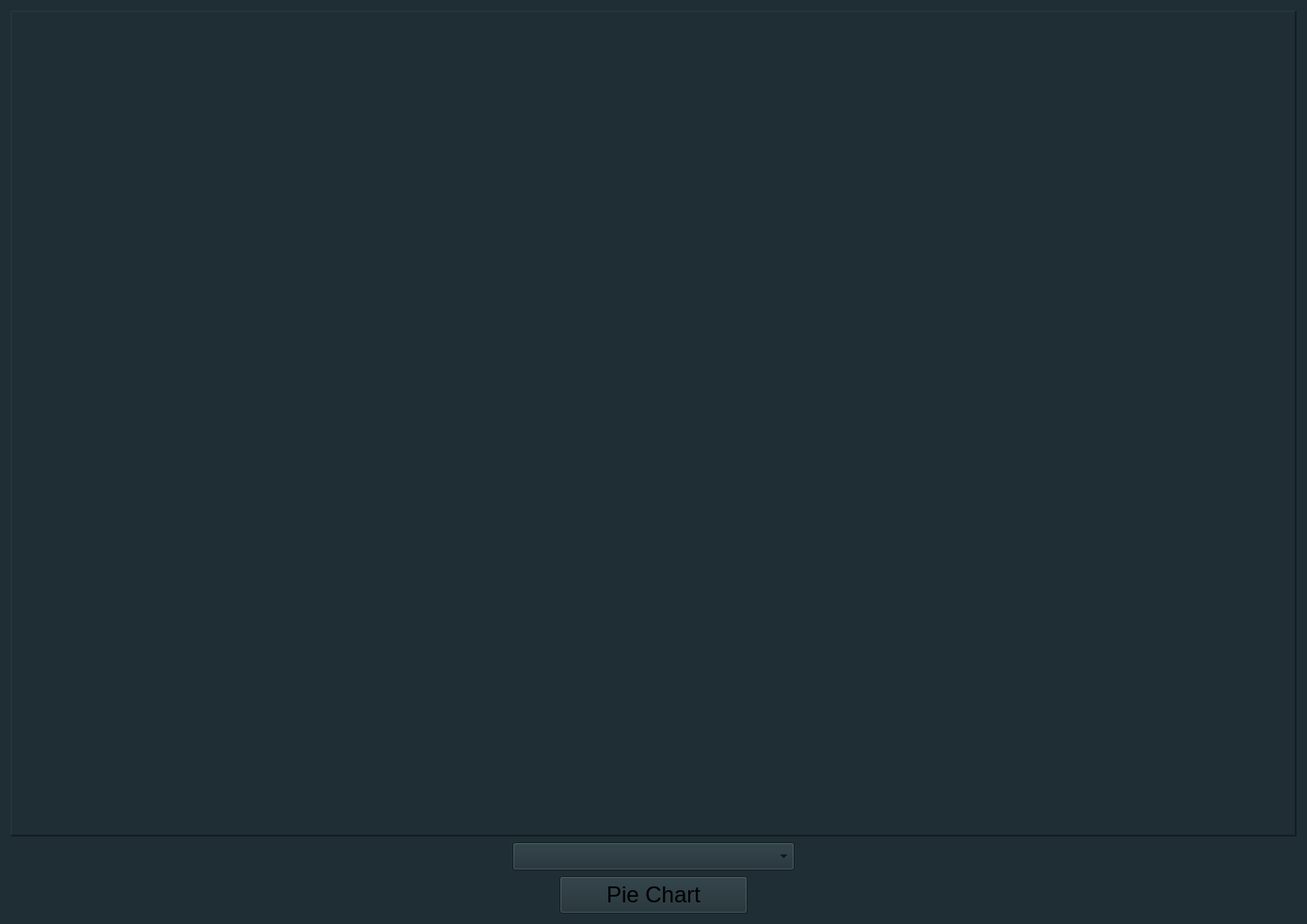
<?xml version="1.0" encoding="UTF-8"?>
<ui version="4.0">
 <class>PhaseHoursWindow</class>
 <widget class="QWidget" name="PhaseHoursWindow">
  <property name="geometry">
   <rect>
    <x>0</x>
    <y>0</y>
    <width>1390</width>
    <height>983</height>
   </rect>
  </property>
  <property name="windowTitle">
   <string>Form</string>
  </property>
  <property name="styleSheet">
   <string notr="true">QWidget{
	background-color: #1E2E34;
}</string>
  </property>
  <layout class="QVBoxLayout" name="verticalLayout">
   <item>
    <widget class="QFrame" name="phaseHoursFrame">
     <property name="sizePolicy">
      <sizepolicy hsizetype="Expanding" vsizetype="Expanding">
       <horstretch>0</horstretch>
       <verstretch>0</verstretch>
      </sizepolicy>
     </property>
     <property name="frameShape">
      <enum>QFrame::Shape::Panel</enum>
     </property>
     <property name="frameShadow">
      <enum>QFrame::Shadow::Raised</enum>
     </property>
     <property name="lineWidth">
      <number>2</number>
     </property>
     <property name="midLineWidth">
      <number>1</number>
     </property>
     <layout class="QGridLayout" name="gridLayout">
      <item row="0" column="0">
       <widget class="AnalyticsChartDesigner" name="PhaseHoursWidget" native="true"/>
      </item>
     </layout>
    </widget>
   </item>
   <item alignment="Qt::AlignmentFlag::AlignHCenter">
    <widget class="QComboBox" name="phaseHoursComboBox">
     <property name="sizePolicy">
      <sizepolicy hsizetype="Fixed" vsizetype="Fixed">
       <horstretch>200</horstretch>
       <verstretch>200</verstretch>
      </sizepolicy>
     </property>
     <property name="minimumSize">
      <size>
       <width>300</width>
       <height>30</height>
      </size>
     </property>
    </widget>
   </item>
   <item alignment="Qt::AlignmentFlag::AlignHCenter|Qt::AlignmentFlag::AlignBottom">
    <widget class="QPushButton" name="barsPieBtn">
     <property name="sizePolicy">
      <sizepolicy hsizetype="Minimum" vsizetype="Fixed">
       <horstretch>20</horstretch>
       <verstretch>0</verstretch>
      </sizepolicy>
     </property>
     <property name="minimumSize">
      <size>
       <width>200</width>
       <height>40</height>
      </size>
     </property>
     <property name="font">
      <font>
       <pointsize>18</pointsize>
      </font>
     </property>
     <property name="text">
      <string>Pie Chart</string>
     </property>
    </widget>
   </item>
  </layout>
 </widget>
 <customwidgets>
  <customwidget>
   <class>AnalyticsChartDesigner</class>
   <extends>QWidget</extends>
   <header>architectsLog_analytics</header>
   <container>1</container>
  </customwidget>
 </customwidgets>
 <resources/>
 <connections/>
</ui>
